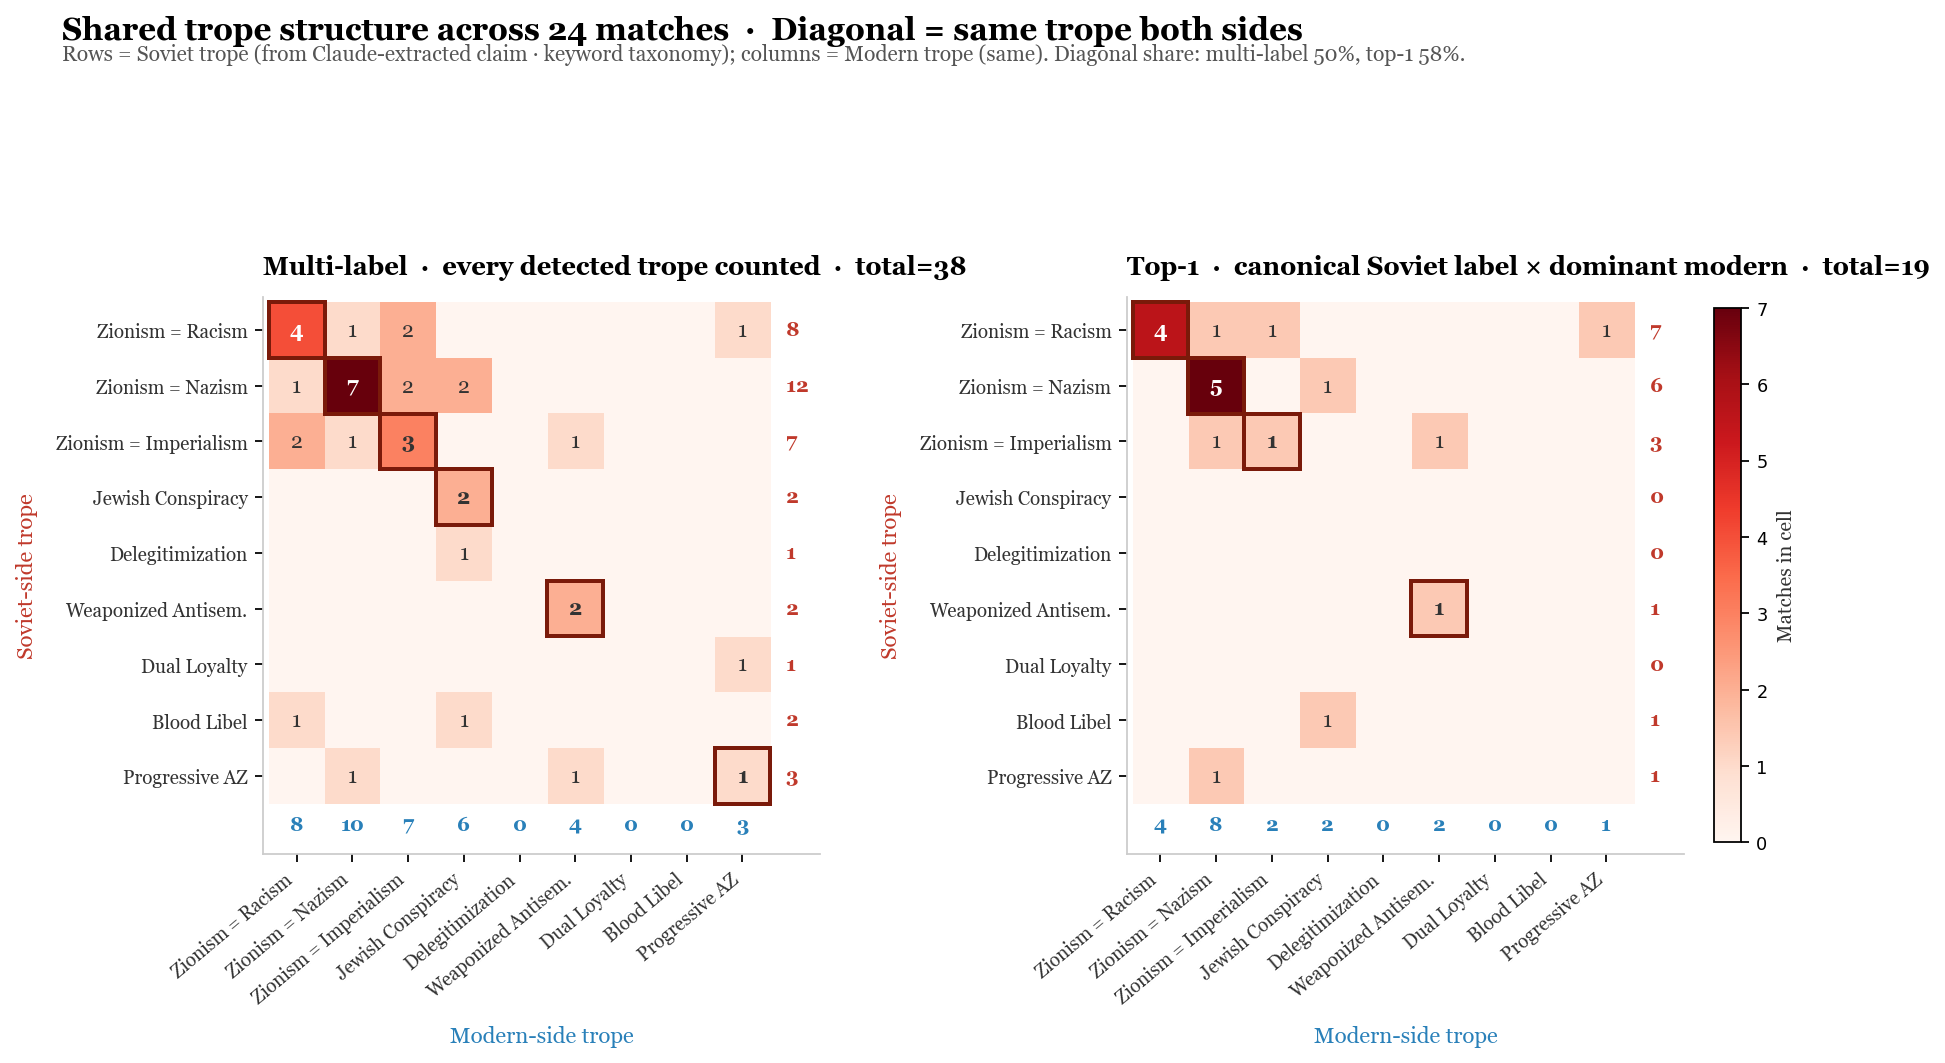

The script that saved this image:
"""
9x9 Soviet->Modern trope heatmap over the 24 curated matches.

Each match's Soviet claim (Claude-extracted, dense ~15 words) is classified with
the keyword trope taxonomy; same for the modern claim. Cell (i,j) counts matches
whose Soviet side carries trope i and whose modern side carries trope j. Two
subplots: left = multi-label (count every detected trope on each side),
right = top-1 (canonical Soviet tropes[0] vs. the first detected modern trope).

The diagonal should dominate if Soviet and modern rhetoric share structure.

Outputs viz_examples/heatmap.png.
"""
import sys, os, json
ROOT = os.path.dirname(os.path.dirname(os.path.abspath(__file__)))
sys.path.insert(0, ROOT)
os.chdir(ROOT)

import numpy as np
import matplotlib.pyplot as plt
from matplotlib.colors import LinearSegmentedColormap
from embedding_pipeline import TROPE_TAXONOMY, CorpusProcessor, Passage

TROPE_COLORS = {
    "ZIONISM_RACISM":          "#c0392b",
    "ZIONISM_NAZISM":          "#8e44ad",
    "ZIONISM_IMPERIALISM":     "#2980b9",
    "JEWISH_CONSPIRACY":       "#d35400",
    "DELEGITIMIZATION":        "#27ae60",
    "WEAPONIZED_ANTISEMITISM": "#f39c12",
    "DUAL_LOYALTY":            "#1abc9c",
    "BLOOD_LIBEL":             "#e74c3c",
    "ANTI_ZIONISM_PROGRESSIVE":"#3498db",
}
TROPE_ORDER = list(TROPE_COLORS.keys())
TROPE_SHORT = {
    "ZIONISM_RACISM":          "Zionism = Racism",
    "ZIONISM_NAZISM":          "Zionism = Nazism",
    "ZIONISM_IMPERIALISM":     "Zionism = Imperialism",
    "JEWISH_CONSPIRACY":       "Jewish Conspiracy",
    "DELEGITIMIZATION":        "Delegitimization",
    "WEAPONIZED_ANTISEMITISM": "Weaponized Antisem.",
    "DUAL_LOYALTY":            "Dual Loyalty",
    "BLOOD_LIBEL":             "Blood Libel",
    "ANTI_ZIONISM_PROGRESSIVE":"Progressive AZ",
}


def classify(text, processor):
    if not text:
        return []
    return processor.classify_tropes_keyword(Passage(
        id="tmp", text=text, source="", source_title="", author="", year=0,
        language="en", corpus="x"
    ))


def build_matrices(matches, processor):
    n = len(TROPE_ORDER)
    idx = {t: i for i, t in enumerate(TROPE_ORDER)}
    multi = np.zeros((n, n), dtype=int)
    top1 = np.zeros((n, n), dtype=int)

    for m in matches:
        claim_pair = m.get("claimPair") or {}
        sov_claim = claim_pair.get("sovietClaim", "") or ""
        mod_claim = claim_pair.get("modernClaim", "") or ""

        # Soviet classification: claim first, fall back to match's tropes list,
        # then fall back to the full passage.
        sov_tropes = classify(sov_claim, processor)
        if not sov_tropes:
            sov_tropes = [t for t in (m.get("tropes") or []) if t in idx]
        if not sov_tropes:
            sov_tropes = classify(m.get("sovietTextFull") or m.get("sovietText", ""), processor)

        mod_tropes = classify(mod_claim, processor)
        if not mod_tropes:
            mod_tropes = classify(m.get("modernTextFull") or m.get("modernText", ""), processor)

        # Multi-label: every (i,j) combination
        for s in sov_tropes:
            for mt in mod_tropes:
                if s in idx and mt in idx:
                    multi[idx[s], idx[mt]] += 1

        # Top-1: canonical Soviet tropes[0] (matches the curated label),
        # dominant modern = first detected from claim (falls back to passage)
        canonical_s = (m.get("tropes") or [None])[0]
        if canonical_s is None and sov_tropes:
            canonical_s = sov_tropes[0]
        canonical_m = mod_tropes[0] if mod_tropes else None
        if canonical_s in idx and canonical_m in idx:
            top1[idx[canonical_s], idx[canonical_m]] += 1

    return multi, top1


def draw_heatmap(ax, matrix, title):
    n = matrix.shape[0]
    labels = [TROPE_SHORT[t] for t in TROPE_ORDER]

    # Base colormap; deepen diagonal cells by overlaying a saturation bump.
    base_cmap = plt.get_cmap("Reds")
    vmax = max(matrix.max(), 1)
    im = ax.imshow(matrix, cmap=base_cmap, vmin=0, vmax=vmax, aspect="equal")

    # Diagonal highlight: draw a thin darker border on diagonal non-zero cells.
    for i in range(n):
        v = matrix[i, i]
        if v > 0:
            rect = plt.Rectangle((i - 0.5, i - 0.5), 1, 1, fill=False,
                                 edgecolor="#7a1a0a", linewidth=1.8, zorder=3)
            ax.add_patch(rect)

    # Annotate non-zero cells
    for i in range(n):
        for j in range(n):
            v = matrix[i, j]
            if v > 0:
                # Text color: white on dark cells, dark on light
                color = "white" if v / vmax > 0.55 else "#333"
                weight = "bold" if i == j else "normal"
                ax.text(j, i, str(v), ha="center", va="center",
                        fontsize=9.5, color=color, fontweight=weight,
                        fontname="Georgia")

    ax.set_xticks(range(n))
    ax.set_yticks(range(n))
    ax.set_xticklabels(labels, rotation=40, ha="right", fontsize=8.5,
                       fontname="Georgia", color="#333")
    ax.set_yticklabels(labels, fontsize=8.5, fontname="Georgia", color="#333")
    ax.set_xlabel("Modern-side trope", fontsize=10, fontname="Georgia",
                  color="#2980b9", labelpad=8)
    ax.set_ylabel("Soviet-side trope", fontsize=10, fontname="Georgia",
                  color="#c0392b", labelpad=8)

    # Marginal totals: right side = row totals, bottom = column totals
    row_totals = matrix.sum(axis=1)
    col_totals = matrix.sum(axis=0)
    for i, v in enumerate(row_totals):
        ax.text(n - 0.3, i, f" {v}", va="center", ha="left",
                fontsize=9, color="#c0392b", fontweight="bold",
                fontname="Georgia", transform=ax.transData)
    for j, v in enumerate(col_totals):
        ax.text(j, n - 0.3, str(v), va="top", ha="center",
                fontsize=9, color="#2980b9", fontweight="bold",
                fontname="Georgia", transform=ax.transData)

    # Keep marginal totals visible: extend x/y limits slightly
    ax.set_xlim(-0.6, n + 0.4)
    ax.set_ylim(n + 0.4, -0.6)  # inverted because imshow

    ax.set_title(title, fontsize=11.5, fontname="Georgia",
                 fontweight="bold", pad=10, loc="left")

    # Clean spines
    for spine in ("top", "right"):
        ax.spines[spine].set_visible(False)
    for spine in ("left", "bottom"):
        ax.spines[spine].set_color("#ccc")

    return im


def main():
    with open("viz_data.json") as f:
        matches = json.load(f)["matches"]

    processor = CorpusProcessor()
    multi, top1 = build_matrices(matches, processor)

    fig, axes = plt.subplots(1, 2, figsize=(12, 7), dpi=160,
                             gridspec_kw={"wspace": 0.55})
    fig.patch.set_facecolor("white")

    im1 = draw_heatmap(axes[0], multi,
                       f"Multi-label  ·  every detected trope counted  ·  total={int(multi.sum())}")
    im2 = draw_heatmap(axes[1], top1,
                       f"Top-1  ·  canonical Soviet label × dominant modern  ·  total={int(top1.sum())}")

    # Shared colorbar on the right edge
    cbar = fig.colorbar(im1, ax=axes.tolist(), shrink=0.62, pad=0.02,
                        fraction=0.025)
    cbar.set_label("Matches in cell", fontsize=9, fontname="Georgia", color="#333")
    cbar.ax.tick_params(labelsize=8)

    # Diagonal dominance indicator
    def diag_share(mat):
        tot = mat.sum()
        return (np.trace(mat) / tot) if tot else 0.0

    d_multi = diag_share(multi)
    d_top1 = diag_share(top1)

    fig.suptitle(
        f"Shared trope structure across {len(matches)} matches  ·  Diagonal = same trope both sides",
        fontsize=14, fontweight="bold", fontname="Georgia", x=0.02, ha="left", y=0.995,
    )
    fig.text(
        0.02, 0.955,
        "Rows = Soviet trope (from Claude-extracted claim · keyword taxonomy); "
        "columns = Modern trope (same). "
        f"Diagonal share: multi-label {d_multi:.0%}, top-1 {d_top1:.0%}.",
        fontsize=9.5, color="#555", fontname="Georgia",
    )

    out = "viz_examples/heatmap.png"
    fig.savefig(out, dpi=160, bbox_inches="tight", facecolor="white")
    size_kb = os.path.getsize(out) / 1024
    print(f"Wrote {out}  ({size_kb:.1f} KB)  "
          f"multi total={int(multi.sum())} diag={d_multi:.2f}  "
          f"top1 total={int(top1.sum())} diag={d_top1:.2f}")


if __name__ == "__main__":
    main()
